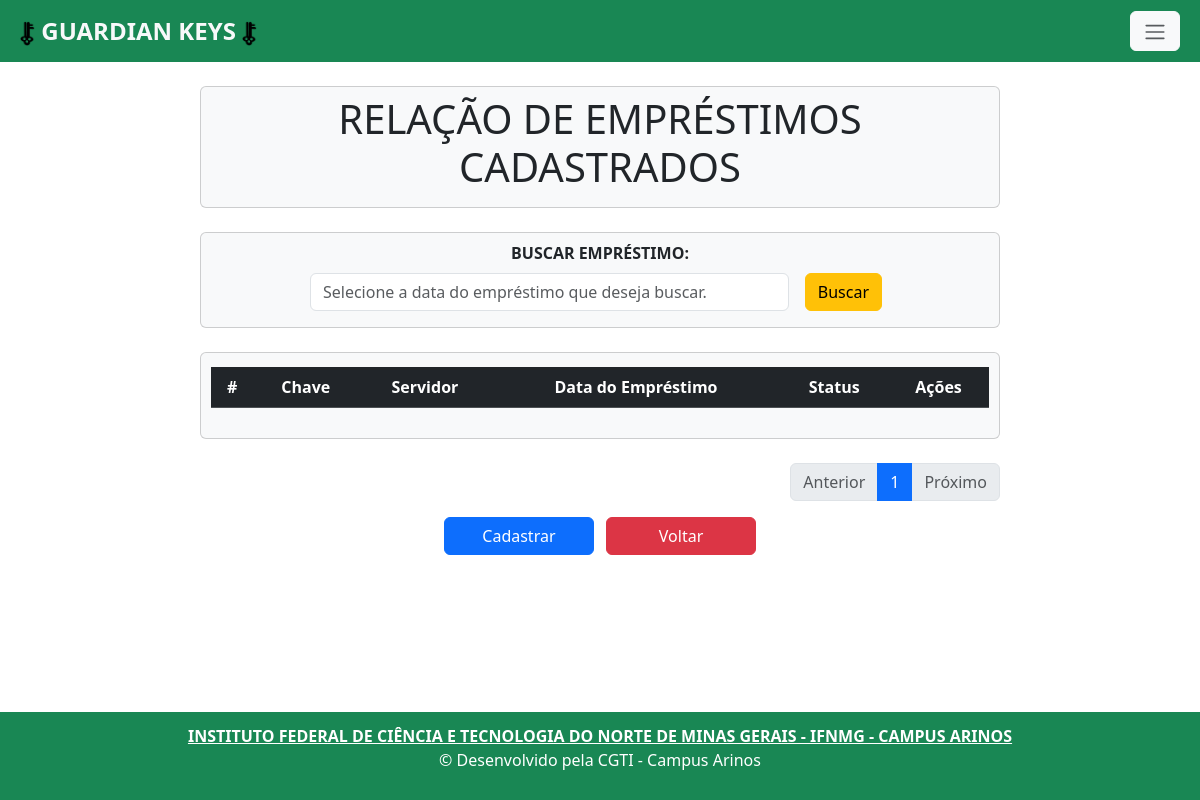
The page /emprestimo_index/ on the database as committed earlier.
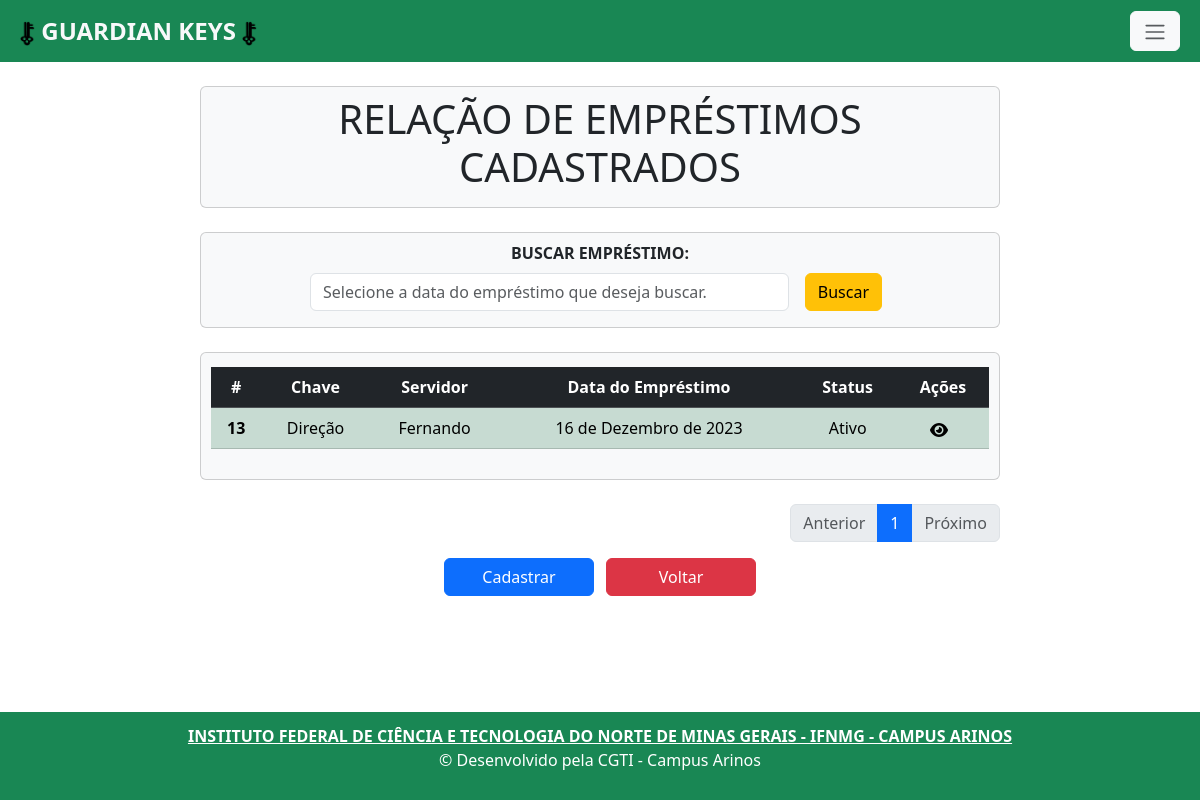
The same page on the database as committed later.
### app/models.py (models this page shows, shortened)
class Emprestimo(models.Model):
    id_servidor = models.ForeignKey(Servidor, on_delete=models.CASCADE)
    id_chave = models.ForeignKey(Chave, on_delete=models.CASCADE)
    status = models.BooleanField(default=True)
    data_emprestimo = models.DateField(auto_now_add=True)

class Chave(models.Model):
    descricao = models.CharField(max_length=150)
    status = models.CharField(max_length=22, choices=STATUS, default='Livre')
    codbarra = models.CharField(max_length=150, unique=True)
    def __str__(self):
        return self.descricao

class Servidor(models.Model):
    nome = models.CharField(max_length=150)
    cargo = models.CharField(max_length=22, choices=CARGO)
    email = models.EmailField(max_length=150, unique=True)
    biometria = models.CharField(max_length=150, unique=True)
    def __str__(self):
        return self.nome

### app/views.py (the view)
# urls.py: path('emprestimo_index/', emprestimo_index, name='emprestimo_index'),
def emprestimo_index(request):
    data = {}
    search = request.GET.get('search')
    if search:
        data['db'] = Emprestimo.objects.filter(data_emprestimo__icontains=search).order_by('data_emprestimo')
        paginators = Paginator (data['db'], 1000)
        page_num = request.GET.get('page')
        page = paginators.get_page(page_num)
    else:
        data['db'] = Emprestimo.objects.all().order_by('data_emprestimo')
        paginators = Paginator (data['db'], 10)
        page_num = request.GET.get('page')
        page = paginators.get_page(page_num)
    return render(request, 'emprestimo_index.html', {'page': page})

### app/templates/emprestimo_index.html (shortened to what this page needs)
{% extends 'base.html' %}
{% load static %}
{% block content%}
    <div class="col-8 m-auto pt-2 pb-2 text-center card rounded bg-light mb-4">
    <h1>RELAÇÃO DE EMPRÉSTIMOS CADASTRADOS</h1>
    </div>
    <div class="col-8 m-auto pt-2 pb-2 text-center card rounded bg-light mb-4">
      <form  method="get" >
        <label for="inputBuscar" class="form-label" ></label><strong>BUSCAR EMPRÉSTIMO:</strong></label>
        <div class="d-flex justify-content-center align-items-center mt-2 mb-2">
          <input type="text" id="search" name="search" class="form-control me-3" style="width: 60%;" placeholder="Selecione a data do empréstimo que deseja buscar.">
          <button type="submit" class="btn btn-warning me-2">Buscar</button>
        </div>
      </form>
    </div>
    <div class="col-8 m-auto pt-1 pb-1 text-center card rounded bg-light mb-4">
        <div class="table-responsive" style="margin: 10px; overflow-x: auto;">
        <table class="table table-striped" style="max-width: 100%;">
            <thead class="table-dark">
              <tr>
                <th scope="col">#</th>
                <th scope="col">Chave</th>
                <th scope="col">Servidor</th>
                <th scope="col">Data do Empréstimo</th>
                <th scope="col">Status</th>
                <th scope="col">Ações</th>
              </tr>
            </thead>
            <tbody>
              {% for dbs in page.object_list %}
                <tr class="{% if dbs.status %}table-success{% else %}table-danger{% endif %}">
                  <th scope="row">{{dbs.id}}</th>
                  <td>{{dbs.id_chave}}</td>
                  <td>{{dbs.id_servidor}}</td>
                  <td>{{dbs.data_emprestimo|date:"d \d\e F \d\e Y"}}</td>
                  <td> {% if dbs.status %} Ativo {% else %} Inativo {% endif %}</td>
                  <td>
                    <a class="me-2" href="/emprestimo_view/{{dbs.id}}/"></a>
                  </td>
                </tr>
              {% endfor %}
            </tbody>
          </table>
        </div>
    </div>
      <div class=" col-8  m-auto d-flex justify-content-end ">
          <div >
            <ul class="pagination">
              {% if page.has_previous %}
                <li class="page-item">
                  <a class="page-link" href="{% url 'emprestimo_index' %}?page={{page.previous_page_number}}">Anterior</a>
                </li>
              {% else %}
                <li class="page-item disabled">
                  <a class="page-link" href="#" tabindex="-1" aria-disabled="true">Anterior</a>
                </li>
              {% endif %}
              {% for pg in page.paginator.page_range %}
                {% if pg == 1 or pg == 2 or pg == 3 or pg == page.paginator.num_pages or page == page.paginator.num_pages|add:'-1' or page == page.paginator.num_pages|add:'-2'%}
                  {% if page.number == pg %}
                    <li class="page-item active"><a class="page-link" href="?page={{ pg }}">{{ pg }}</a></li>
                  {% else %}
                    <li class="page-item"><a class="page-link" href="?page={{ pg }}">{{ pg }}</a></li>
                  {% endif %}
                {% endif %}
              {% endfor %}
              {% if page.has_next %}
                <li class="page-item-active">
                  <a class="page-link" href="{% url 'emprestimo_index' %}?page={{page.next_page_number}}">Próximo</a>
                </li>
              {% else %}
                <li class="page-item disabled">
                  <a class="page-link" href="#" tabindex="-1" aria-disabled="true">Próximo</a>
                </li>
              {% endif %}
            </ul>
          </div>
        </div>
      <div class="col-8 m-auto  pb-2 text-center ">
         <a class="btn btn-primary me-2" style="width: 150px;" href="/emprestimo_form"> Cadastrar </a>
        <a class="btn btn-danger" style="width: 150px;" href="/"> Voltar </a>
      </div>
{% endblock %}

Rows that differ between the two databases and show on the page:
added Emprestimo: id "13", id_chave "Direção", id_servidor "Fernando", data_emprestimo "16 de Dezembro de 2023", status "Ativo"
